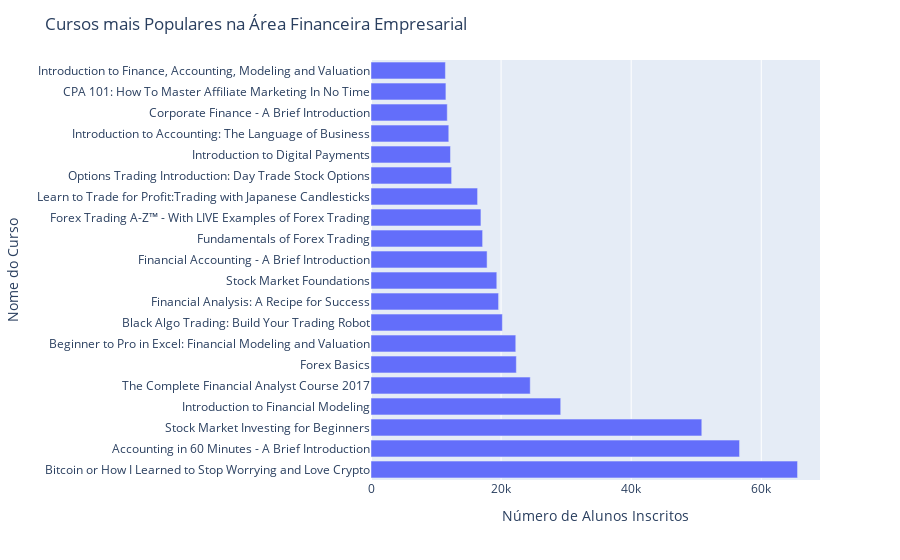

Write notebook code for a chart like this one.
### Code cell
df4_top20 = df4.head(20)
px.bar(df4_top20, x='num_subscribers', y='course_title').update_layout(title="Cursos mais Populares na Área Financeira Empresarial", yaxis_title_text="Nome do Curso", xaxis_title_text='Número de Alunos Inscritos')

### Figure 1 — Plotly figure (JSON) as saved in the notebook; plotly's stock layout.template omitted (floating-point values rounded to 4 significant figures)
{"data": [{"alignmentgroup": "True", "hovertemplate": "num_subscribers=%{x}<br>course_title=%{y}<extra></extra>", "legendgroup": "", "marker": {"color": "#636efa", "pattern": {"shape": ""}}, "name": "", "offsetgroup": "", "orientation": "h", "showlegend": false, "textposition": "auto", "type": "bar", "x": [65576, 56659, 50855, 29167, 24481, 22344, 22257, 20195, 19614, 19339, 17847, 17160, 16900, 16385, 12394, 12217, 11958, 11724, 11517, 11441], "xaxis": "x", "y": ["Bitcoin or How I Learned to Stop Worrying and Love Crypto", "Accounting in 60 Minutes - A Brief Introduction", "Stock Market Investing for Beginners", "Introduction to Financial Modeling", "The Complete Financial Analyst Course 2017", "Forex Basics", "Beginner to Pro in Excel: Financial Modeling and Valuation", "Black Algo Trading: Build Your Trading Robot", "Financial Analysis: A Recipe for Success", "Stock Market Foundations", "Financial Accounting - A Brief Introduction", "Fundamentals of Forex Trading", "Forex Trading A-Z™ - With LIVE Examples of Forex Trading", "Learn to Trade for Profit:Trading with Japanese Candlesticks", "Options Trading Introduction: Day Trade Stock Options", "Introduction to Digital Payments", "Introduction to Accounting: The Language of Business", "Corporate Finance - A Brief Introduction", "CPA 101: How To Master Affiliate Marketing In No Time", "Introduction to Finance, Accounting, Modeling and Valuation"], "yaxis": "y"}], "layout": {"barmode": "relative", "legend": {"tracegroupgap": 0}, "margin": {"t": 60}, "title": {"text": "Cursos mais Populares na Área Financeira Empresarial"}, "xaxis": {"anchor": "y", "domain": [0, 1], "title": {"text": "Número de Alunos Inscritos"}}, "yaxis": {"anchor": "x", "domain": [0, 1], "title": {"text": "Nome do Curso"}}}}
